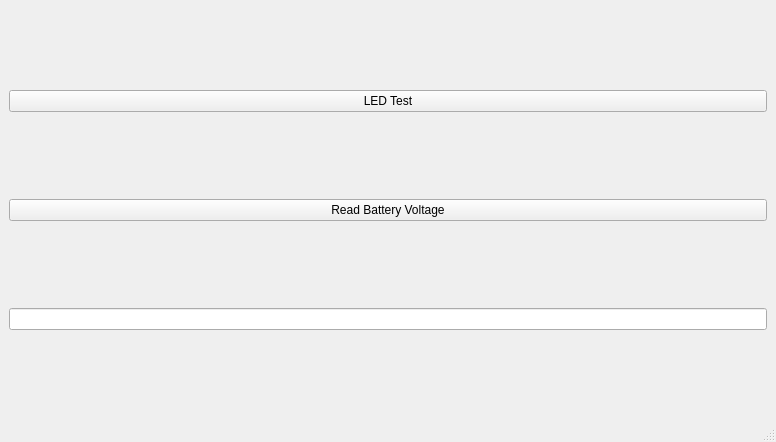
<?xml version="1.0" encoding="UTF-8"?>
<ui version="4.0">
 <class>MainWindow</class>
 <widget class="QMainWindow" name="MainWindow">
  <property name="geometry">
   <rect>
    <x>0</x>
    <y>0</y>
    <width>776</width>
    <height>442</height>
   </rect>
  </property>
  <property name="windowTitle">
   <string>NIRScan</string>
  </property>
  <widget class="QWidget" name="centralwidget">
   <layout class="QGridLayout" name="gridLayout">
    <item row="1" column="0">
     <widget class="QPushButton" name="btnReadBatVoltage">
      <property name="text">
       <string>Read Battery Voltage</string>
      </property>
     </widget>
    </item>
    <item row="0" column="0">
     <widget class="QPushButton" name="btnLEDtest">
      <property name="text">
       <string>LED Test</string>
      </property>
     </widget>
    </item>
    <item row="2" column="0">
     <widget class="QLineEdit" name="lnBatteryVoltage">
      <property name="alignment">
       <set>Qt::AlignHCenter|Qt::AlignTop</set>
      </property>
     </widget>
    </item>
   </layout>
  </widget>
  <widget class="QStatusBar" name="statusbar"/>
 </widget>
 <resources/>
 <connections/>
</ui>
